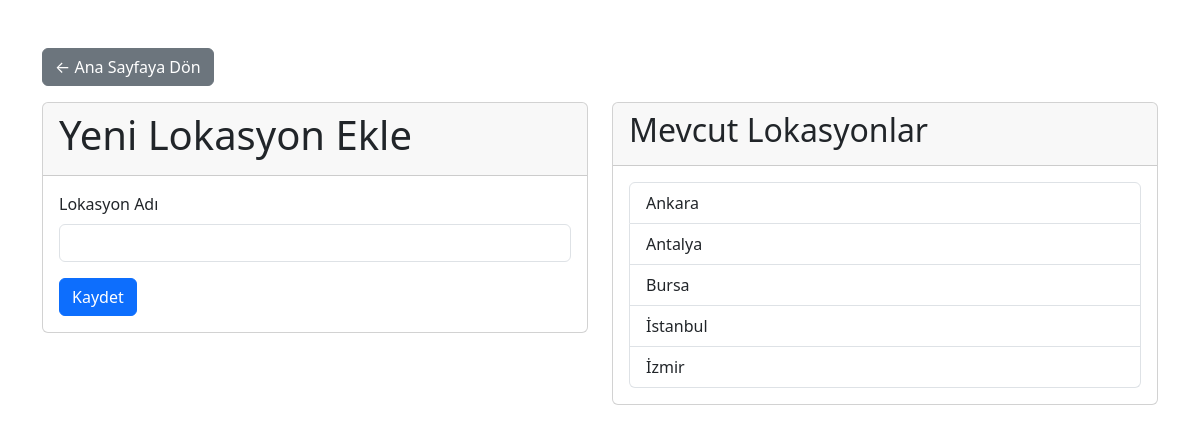
/lokasyon_ekle.php, run on the app's committed database.
### tables this page shows
CREATE TABLE IF NOT EXISTS lokasyonlar (
    id INT AUTO_INCREMENT PRIMARY KEY,
    lokasyon_adi VARCHAR(100) NOT NULL,
    olusturma_tarihi TIMESTAMP DEFAULT CURRENT_TIMESTAMP
);

### lokasyon_ekle.php (the view, shortened to what this page needs)
<?php
require_once 'config/database.php';
$sql_lokasyonlar = "SELECT * FROM lokasyonlar ORDER BY lokasyon_adi";
$result_lokasyonlar = mysqli_query($conn, $sql_lokasyonlar);
?>
<!DOCTYPE html>
<html lang="tr">
<head>
    <link href="https://cdn.jsdelivr.net/npm/bootstrap@5.3.0/dist/css/bootstrap.min.css" rel="stylesheet">
</head>
<body>
    <div class="container mt-5">
        <div class="mb-3">
            <a href="index.php" class="btn btn-secondary">← Ana Sayfaya Dön</a>
        </div>
        <div class="row">
            <div class="col-md-6">
                <div class="card">
                    <div class="card-header">
                        <h1 class="card-title">Yeni Lokasyon Ekle</h1>
                    </div>
                    <div class="card-body">
                        <form method="POST">
                            <div class="mb-3">
                                <label for="lokasyon_adi" class="form-label">Lokasyon Adı</label>
                                <input type="text" class="form-control" id="lokasyon_adi" name="lokasyon_adi" required>
                            </div>
                            <button type="submit" class="btn btn-primary">Kaydet</button>
                        </form>
                    </div>
                </div>
            </div>
            <div class="col-md-6">
                <div class="card">
                    <div class="card-header">
                        <h2 class="card-title">Mevcut Lokasyonlar</h2>
                    </div>
                    <div class="card-body">
                        <div class="list-group">
                            <?php while ($lokasyon = mysqli_fetch_assoc($result_lokasyonlar)): ?>
                                <div class="list-group-item">
                                    <?php echo $lokasyon['lokasyon_adi']; ?>
                                </div>
                            <?php endwhile; ?>
                        </div>
                    </div>
                </div>
            </div>
        </div>
    </div>
</body>
</html>

### data on the page
lokasyonlar: lokasyon_adi "Ankara"
lokasyonlar: lokasyon_adi "Antalya"
lokasyonlar: lokasyon_adi "Bursa"
lokasyonlar: lokasyon_adi "İstanbul"
lokasyonlar: lokasyon_adi "İzmir"
